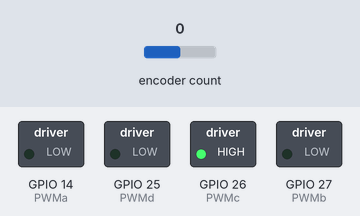
Recording of a sketch running on a simulated ESP32. On the bench: switched loads named in the sketch (green lamp = pin HIGH). Inputs (shaded band) come from the test bench; at power-on: encoder count 0. What the sketch prints to the serial monitor is not drawn.

Above: at 0.1 s.
Timing chart, 0 to 1.6 s (numbered marks = the images above):
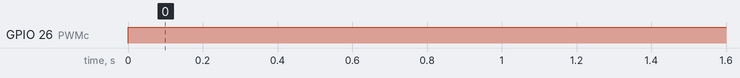

Measured:
- by itself, GPIO 26 (PWMc): LOW → HIGH at 0.00 s

The sketch:

MotorTest.ino
```cpp
#include <ESP32Encoder.h>

//**********************************//
//* Motor Test                     *//
//* for EEEBot                     *//
//*                                *//
//* UoN 2021                       *//
//**********************************//

// Use this code to correctly assign the four pins to move the car forwards, backwards, clockwise & counter-clockwise
// You first need to change the pin numbers for the four PWM pins below and then decided which go HIGH and LOW in each of the movements, stopMotors has been done for you
// ** marks where you need to insert the pin number or state

// name the motor control pins - replace the ** with your pin number
#define PWMa 14
#define PWMb 27
#define PWMc 26
#define PWMd 25

const int frequency = 5000;
const int resolution = 10;
const int PWMChannelB = 0;
const int PWMChannelC = 1;

ESP32Encoder encoder;

void setup() {
  // Enable the weak pull up resistors
  ESP32Encoder::useInternalWeakPullResistors=UP;

  // use pin 32 and 33 for the first encoder
  encoder.attachHalfQuad(32, 33);

  // clear the encoder's raw count and set the tracked count to zero
  encoder.clearCount();

  Serial.begin(9600);

  // configure the motor control pins as outputs
  float speed = 10/24500;
  pinMode(PWMa, OUTPUT);
  pinMode(PWMb, OUTPUT);
  pinMode(PWMc, OUTPUT);
  pinMode(PWMd, OUTPUT);

  ledcSetup(PWMChannelB, frequency, resolution);
  ledcSetup(PWMChannelC, frequency, resolution);

  ledcAttachPin(PWMb,PWMChannelB);
  ledcAttachPin(PWMc,PWMChannelC);
}

void loop() {
  //defines loop variable

  int countime = 650;

  signed long encoderCount = encoder.getCount();

  do
  {

    encoderCount = encoder.getCount();

    Serial.println(encoderCount);

    ledcWrite(PWMChannelB,0); //NON ROTARY
    ledcWrite(PWMChannelC,1023); //ROTARY


   if((encoderCount % 180) == 100)
   {
    ledcWrite(PWMChannelB,0); //NON ROTARY
    ledcWrite(PWMChannelC,1023); //ROTARY
    delay(20);
   }

  } while(encoderCount <= countime);

   Serial.println("end");

   while(encoderCount > countime)
   {
    stopMotors();
   }


}

void stopMotors(){
  digitalWrite(PWMa, LOW);
  digitalWrite(PWMb, LOW);
  digitalWrite(PWMc, LOW);
  digitalWrite(PWMd, LOW);
  ledcWrite(PWMChannelB,0); //NON ROTARY
  ledcWrite(PWMChannelC,0); //ROTARY
}
```
